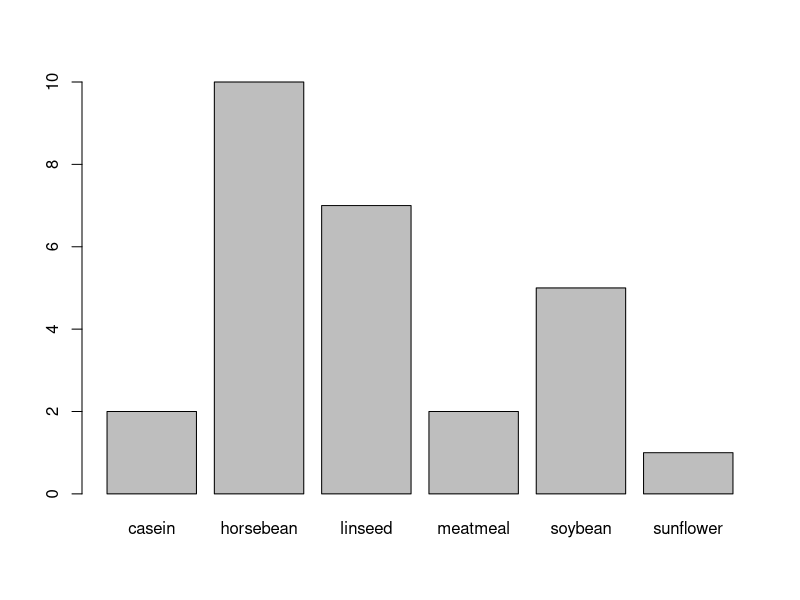

Recreate this plot in R. (Note: this script raises an error after producing the figure.)
# Question 1
# (a) // display the 14th row of data frame
chickwts[14,]
#    weight    feed
# 14    141 linseed

# (b) // display the 7th, 14th and 37th elements of weight column in data frame
chickwts$weight[c(7, 14, 37)]
# 108 141 423

# (c) // extract observations from data frame that correspond to casein
chickwtsCasein <- subset(chickwts, feed == "casein")

# (d) // find average of weights in chichwtsCasein
mean(chickwtsCasein$weight)
# 323.5833

# (e) // create new column Feed where all feed entries are capitalized
chickwts$Feed <- chickwts$feed
levels(chickwts$Feed)[1]<- "Casein"
levels(chickwts$Feed)[2]<- "Horsebean"
levels(chickwts$Feed)[3]<- "Linseed"
levels(chickwts$Feed)[4]<- "Meatmeal"
levels(chickwts$Feed)[5]<- "Soybean"
levels(chickwts$Feed)[6]<- "Sunflower"

# (f) // extract chickwts that contain observations with weight < 240
chick240 <- subset(chickwts, weight < 240)

# (g) // use table function to create vector 
chick240Table <- table(chick240$feed)
barplot(chick240Table)
# -----------------------------------------------------------------------------------------
# Question 2
# (a) // how many observation in the data frame?
length(cuckoos$id)
# 120 observations in the cuckoos dataframe

# (b) // what is length of 27th observation
cuckoos[27,]
# length measurement for 27th observation = 22

# (c) // list elements in 40th row of data frame
cuckoos[40,]
#    length breadth      species id
# 40   22.9    17.2 meadow.pipit 60

# (d) // use levels function to identify types of birds in species factor
levels(cuckoos$species)
# "hedge.sparrow" "meadow.pipit"  "pied.wagtail"  "robin"   "tree.pipit"    "wren"  

# (e) // use levels function to create new factor, where all except meadowpipit are replaced with other
m.pipitFactor <- factor(cuckoos$species)
levels(m.pipitFactor) <- c("other", "meadow.pipit", "other", "other", "other", "other")
summary(m.pipitFactor)
# other meadow.pipit 
#    75           45 

# (f) // create logical vector column in data frame which says true for all meadowpipit and false for other row
cuckoos$m.pipit <- cuckoos$species
cuckoos$m.pipit <- (cuckoos$m.pipit == "meadow.pipit")

# (g) 
# data frame of rows in cuckoos corresponding to meadowpipit
cuckoosMPipit = cuckoos[cuckoos$species == "meadow.pipit",]
cuckoosMPipit
# data frame of rows in cuckoos with all rows except meadowpipit
cuckoosOther = cuckoos[cuckoos$species != "meadow.pipit",]
cuckoosOther

# (h) // data frame containing all rows with length > 23, find average of breadth
cuckoosLongLength = cuckoos[cuckoos$length > 23, ]
mean(cuckoosLongLength$breadth)
# 16.78824